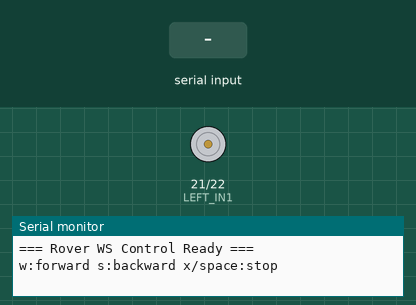
Bench run of a sketch on a simulated ESP32. Shown: motor-driver pin pairs drawn as motors (green arrow = first pin HIGH = forward, orange = second pin HIGH = backward, longer = more drive), the last lines printed to the serial monitor. The inputs (shaded band) are chosen by the test bench.

Above: at 1.2 s.
1.3 s: "w\n" received over Serial
At 1.45 s:
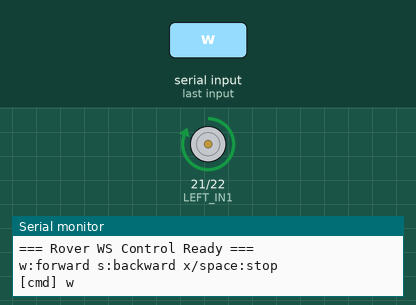
3.1 s: "s\n" received over Serial
At 3.25 s:
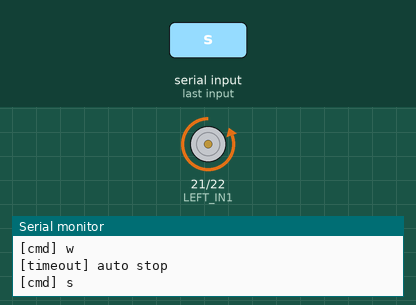
4.9 s: "W\n" received over Serial
At 6.6 s:
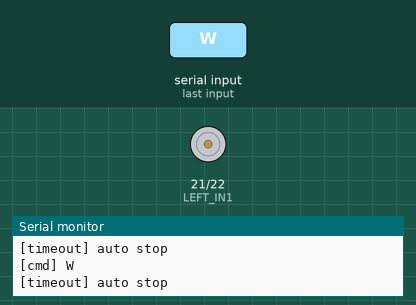
Timing chart, 0 to 8.1 s (numbered marks = the images above; inputs shaded):
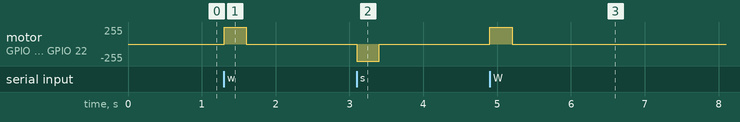

Measured:
- after the input at 1.3 s, motor on GPIO 21 (LEFT_IN1) / GPIO 22 (LEFT_IN2): stopped → forward 255/255 at once, → stopped 0.30 s later
- after the input at 3.1 s, motor on GPIO 21 (LEFT_IN1) / GPIO 22 (LEFT_IN2): stopped → backward 255/255 at once, → stopped 0.30 s later
- after the input at 4.9 s, motor on GPIO 21 (LEFT_IN1) / GPIO 22 (LEFT_IN2): stopped → forward 255/255 at once, → stopped 0.30 s later

The sketch:

motor_sample_single.ino
```cpp
/*
  二輪ローバー WSキー操作 (ESP32 + TB67H450モータードライバ x1)
  --------------------------------------------------------------------------
  ・PCとUSBシリアル接続したまま、PC側から送られてくる 'w' 's' の1文字コマンドを受信して左右のモータを制御する。
  ・TB67H450FNG を、1個使用する想定。
  ・IN1/IN2の組み合わせによる制御方式
        IN1   IN2   動作
        H     L     正転 (Forward)
        L     H     逆転 (Reverse)
        L     L     停止
        H     H     ブレーキ (ショートブレーキ)

  【配線】
    モータドライバ  IN1 -> GPIO21 , IN2 -> GPIO22

  【操作方法】
    w : 前進   s : 後退
    x or 半角スペース : 停止

  【機能】
    一定時間（COMMAND_TIMEOUT_MS）新しいコマンドを受信しない場合は自動的に停止する（USB切断やPC側の異常停止に備える）。
    PC側は、キーを押し続けている間は同じ文字を一定間隔（100ms毎）で送り続ける。
*/

// ----- ピン設定（配線に合わせて変更） -----
const int LEFT_IN1  = 21;
const int LEFT_IN2  = 22;

// ----- 安全タイムアウト -----
const unsigned long COMMAND_TIMEOUT_MS = 300; // これを超えて無入力なら自動停止
unsigned long lastCommandMillis = 0; // 最後のコマンド受信からの経過時間

// 現在の走行状態（デバッグ表示用）
char currentCommand = 'x';

void setup() {
  Serial.begin(115200);

  pinMode(LEFT_IN1, OUTPUT);
  pinMode(LEFT_IN2, OUTPUT);

  stopMotors(); // モーター停止

  Serial.println("=== Rover WS Control Ready ===");
  Serial.println("w:forward s:backward x/space:stop");
}

void loop() {
  // シリアル受信バッファに届いている文字を全部処理する
  while (Serial.available() > 0) {
    char c = Serial.read();
    handleCommand(c);
  }

  // 一定時間コマンドが来なければ安全のため自動停止
  if (currentCommand != 'x' && (millis() - lastCommandMillis) > COMMAND_TIMEOUT_MS) {
    stopMotors();
    currentCommand = 'x';
    Serial.println("[timeout] auto stop");
  }
}

void handleCommand(char c) {
  // 改行やCRは無視
  if (c == '\n' || c == '\r') {
    return;
  }

  lastCommandMillis = millis();

  switch (c) {
    case 'w': case 'W':
      forward();
      currentCommand = 'w';
      break;
    case 's': case 'S':
      backward();
      currentCommand = 's';
      break;
    case 'x': case 'X': case ' ':
      stopMotors();
      currentCommand = 'x';
      break;
    default:
      // 未対応の文字は無視（コマンド継続時間だけは更新済み）
      return;
  }

  Serial.print("[cmd] ");
  Serial.println(c);
}

// ----- 個別モータ制御 -----
void setMotor(bool in1, bool in2) {
  digitalWrite(LEFT_IN1, in1 ? HIGH : LOW);
  digitalWrite(LEFT_IN2, in2 ? HIGH : LOW);
}

// ----- 走行パターン -----
void forward() {
  setMotor(HIGH, LOW);   // 左モータ 正転
}

void backward() {
  setMotor(LOW, HIGH);   // 左モータ 逆転
}

void stopMotors() {
  // 停止（IN1=IN2=LOW）
  setMotor(LOW, LOW);
}
```
